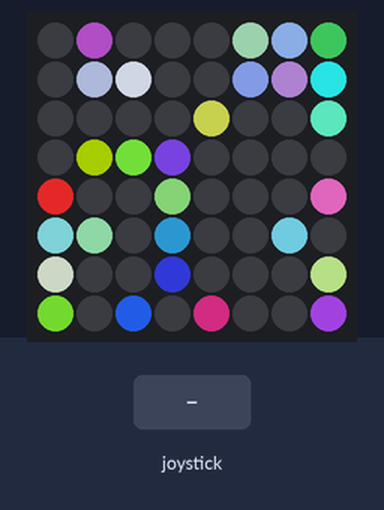
Simulated run of this program. Board: Raspberry Pi (BCM pin numbers) with a Sense HAT. On the bench: the Sense HAT's 8×8 RGB LED matrix. Inputs (shaded band) come from the test bench. Dim RGB values are drawn brighter than linear; random numbers come from a fixed seed; threads take turns every 2 ms.

Above: at 1.27 s.
1.3 s: joystick pushed down
At 1.38 s:
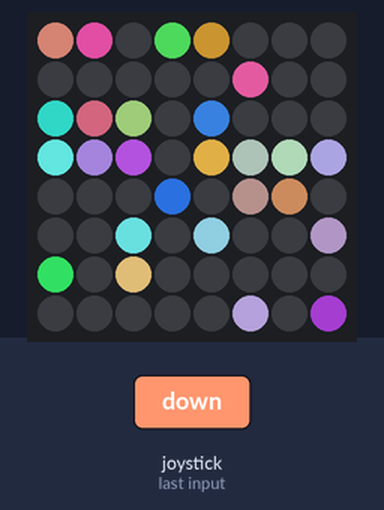
3.1 s: joystick pushed right
At 4.97 s:
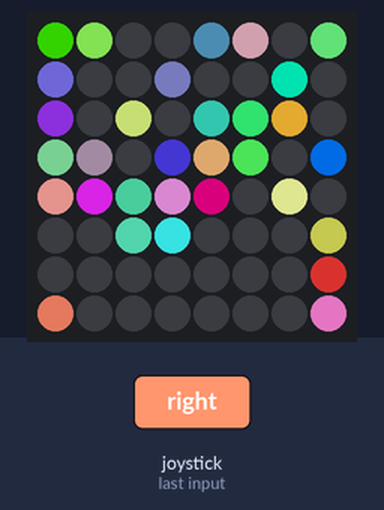
5.0 s: joystick pushed down
At 5.08 s:
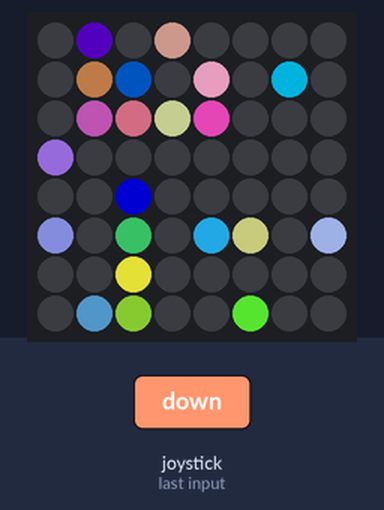
7.3 s: joystick pushed up
At 7.52 s:
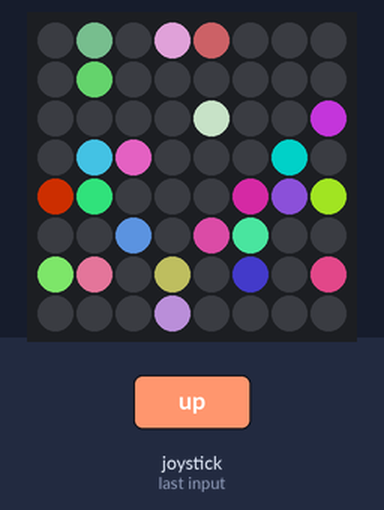
10.3 s: joystick pushed down
At 10.38 s:
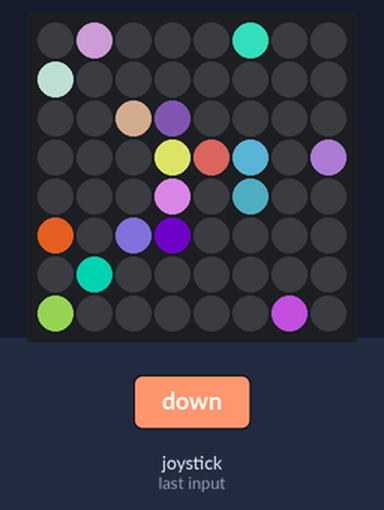
13.3 s: joystick pushed right
At 16.94 s:
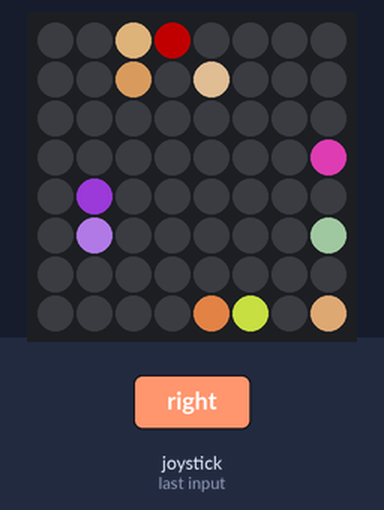

The program:

disco2.py
```python
import time
import random
import threading
import sense_hat

# Initialize Sense HAT
sense = sense_hat.SenseHat()
sense.low_light = True

# Disco state
state = {
    "intensity": 5,
    "speed": 0.1
}

def display_disco():
    """Display disco-like effects with flashing colors."""
    global state
    while True:
        for x in range(8):
            for y in range(8):
                if random.random() > 1 - (state["intensity"] / 10.0):  # Intensity controls how many LEDs light up
                    r = random.randint(0, 255)
                    g = random.randint(0, 255)
                    b = random.randint(0, 255)
                    sense.set_pixel(x, y, (r, g, b))
                else:
                    sense.set_pixel(x, y, (0, 0, 0))
        time.sleep(state["speed"])

def adjust_intensity(event):
    """Adjust the intensity of the disco effect based on joystick up/down."""
    global state
    if event.action == sense_hat.ACTION_RELEASED:
        return
    if event.direction == sense_hat.DIRECTION_UP:
        state["intensity"] = min(10, state["intensity"] + 1)
    elif event.direction == sense_hat.DIRECTION_DOWN:
        state["intensity"] = max(1, state["intensity"] - 1)

def adjust_speed(event):
    """Adjust the speed of the disco effect based on joystick left/right."""
    global state
    if event.action == sense_hat.ACTION_RELEASED:
        return
    if event.direction == sense_hat.DIRECTION_RIGHT:
        state["speed"] = max(0.01, state["speed"] - 0.01)
    elif event.direction == sense_hat.DIRECTION_LEFT:
        state["speed"] = min(1, state["speed"] + 0.01)

# Event listeners for joystick
sense.stick.direction_up = adjust_intensity
sense.stick.direction_down = adjust_intensity
sense.stick.direction_left = adjust_speed
sense.stick.direction_right = adjust_speed

# Start displaying disco mode in a separate thread
disco_thread = threading.Thread(target=display_disco)
disco_thread.daemon = True
disco_thread.start()

# Pause indefinitely, awaiting joystick events
sense.stick.wait_for_event()
```
